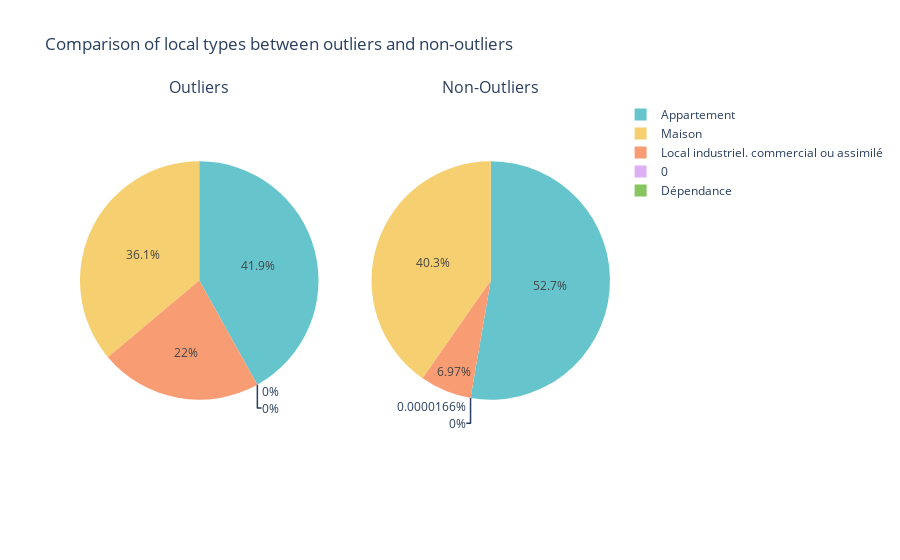

The cell this chart's notebook holds for it:
### Markdown cell above
We see that the outliers start at 500 000€, exactly where the non outliers stop, and they go up to 4 500 000€.

### Code cell
#### TYPE LOCAL COMPARISON BW OUTLIERS AND NON-OUTLIERS ####

colors = px.colors.qualitative.Pastel

# Count type local
outliers_tl_count = outliers['Type local'].value_counts()
non_outliers_tl_count = non_outliers['Type local'].value_counts()

# Subplots
fig = make_subplots(
    rows=1, cols=2,
    subplot_titles=("Outliers", "Non-Outliers"),
    specs=[[{"type": "pie"}, {"type": "pie"}]]
)

# Outliers
fig.add_trace(
    go.Pie(
    labels = outliers_tl_count.index,
    values = outliers_tl_count,
    name = 'Type local',
    marker = dict(colors = colors),
    ),
    row=1, col=1
)

# Non-outliers
fig.add_trace(
    go.Pie(
        labels = non_outliers_tl_count.index,
        values = non_outliers_tl_count,
        name = 'Type local',
        marker = dict(colors = colors),
    ),
    row=1, col=2
)

fig.update_layout(
    title_text="Comparison of local types between outliers and non-outliers",
    showlegend=True
)
fig.show()

### Figure 1 — Plotly figure (JSON) as saved in the notebook; plotly's stock layout.template omitted (floating-point values rounded to 4 significant figures)
{"data": [{"domain": {"x": [0, 0.45], "y": [0, 1]}, "labels": ["Appartement", "Maison", "Local industriel. commercial ou assimilé", "0", "Dépendance"], "marker": {"colors": ["rgb(102, 197, 204)", "rgb(246, 207, 113)", "rgb(248, 156, 116)", "rgb(220, 176, 242)", "rgb(135, 197, 95)", "rgb(158, 185, 243)", "rgb(254, 136, 177)", "rgb(201, 219, 116)", "rgb(139, 224, 164)", "rgb(180, 151, 231)", "rgb(179, 179, 179)"]}, "name": "Type local", "type": "pie", "values": [244283, 210530, 128200, 0, 0]}, {"domain": {"x": [0.55, 1], "y": [0, 1]}, "labels": ["Maison", "Appartement", "Local industriel. commercial ou assimilé", "Dépendance", "0"], "marker": {"colors": ["rgb(102, 197, 204)", "rgb(246, 207, 113)", "rgb(248, 156, 116)", "rgb(220, 176, 242)", "rgb(135, 197, 95)", "rgb(158, 185, 243)", "rgb(254, 136, 177)", "rgb(201, 219, 116)", "rgb(139, 224, 164)", "rgb(180, 151, 231)", "rgb(179, 179, 179)"]}, "name": "Type local", "type": "pie", "values": [3170017, 2424597, 419440, 1, 0]}], "layout": {"annotations": [{"font": {"size": 16}, "showarrow": false, "text": "Outliers", "x": 0.225, "xanchor": "center", "xref": "paper", "y": 1, "yanchor": "bottom", "yref": "paper"}, {"font": {"size": 16}, "showarrow": false, "text": "Non-Outliers", "x": 0.775, "xanchor": "center", "xref": "paper", "y": 1, "yanchor": "bottom", "yref": "paper"}], "showlegend": true, "title": {"text": "Comparison of local types between outliers and non-outliers"}}}
